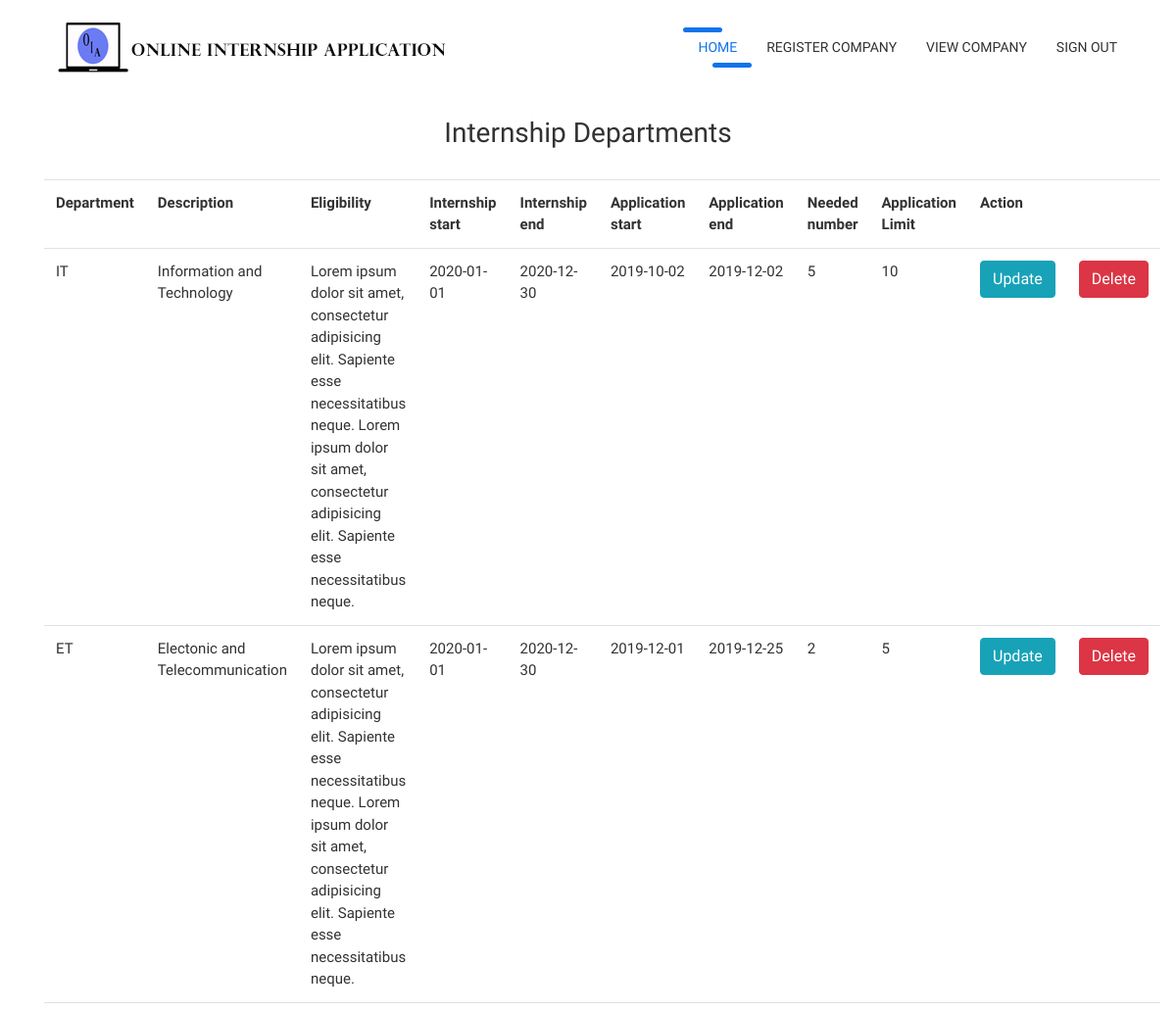
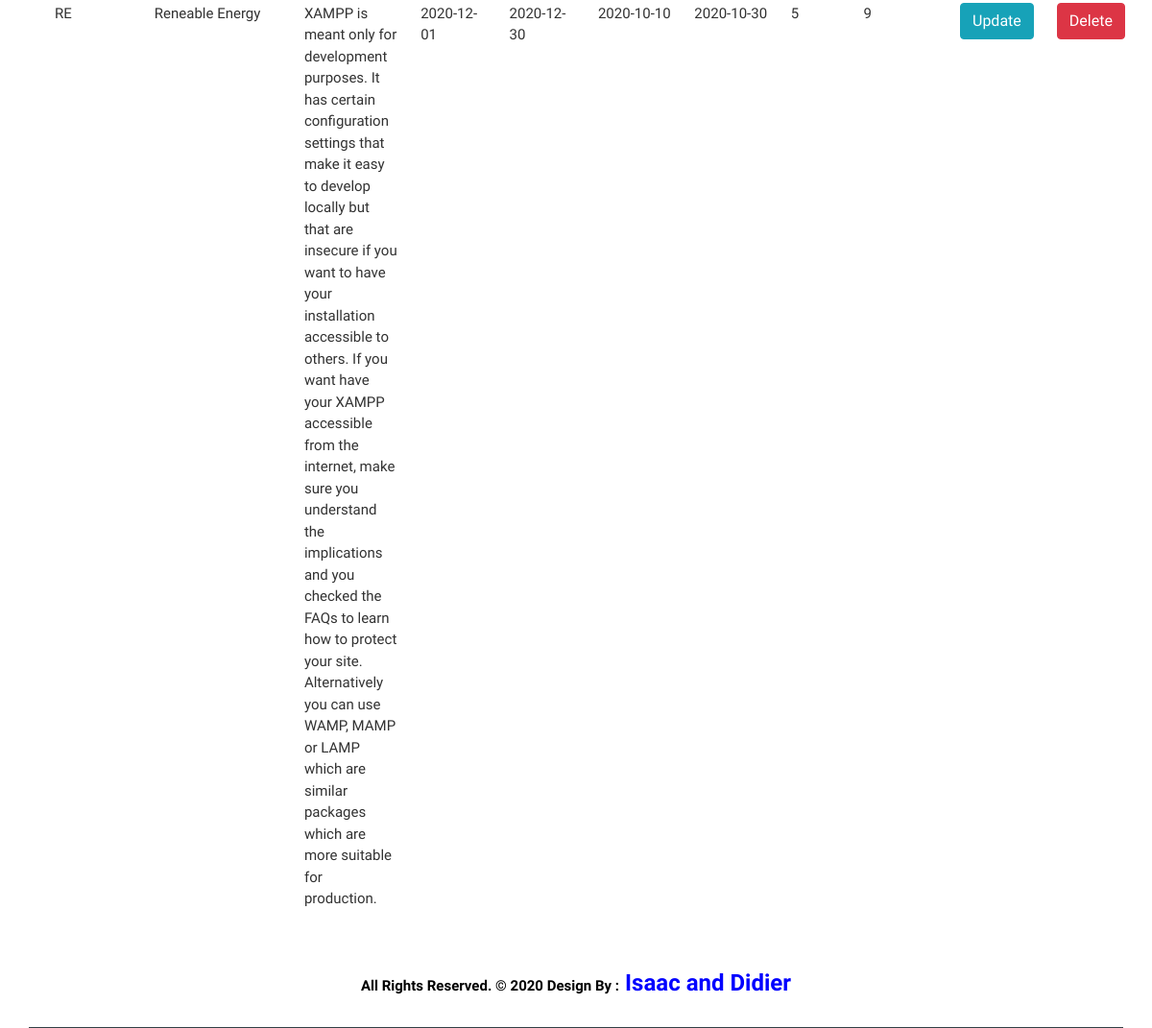
The page /companyDetail_admin.php?company_id=10 on the database as committed earlier (2 pictures, top to bottom).
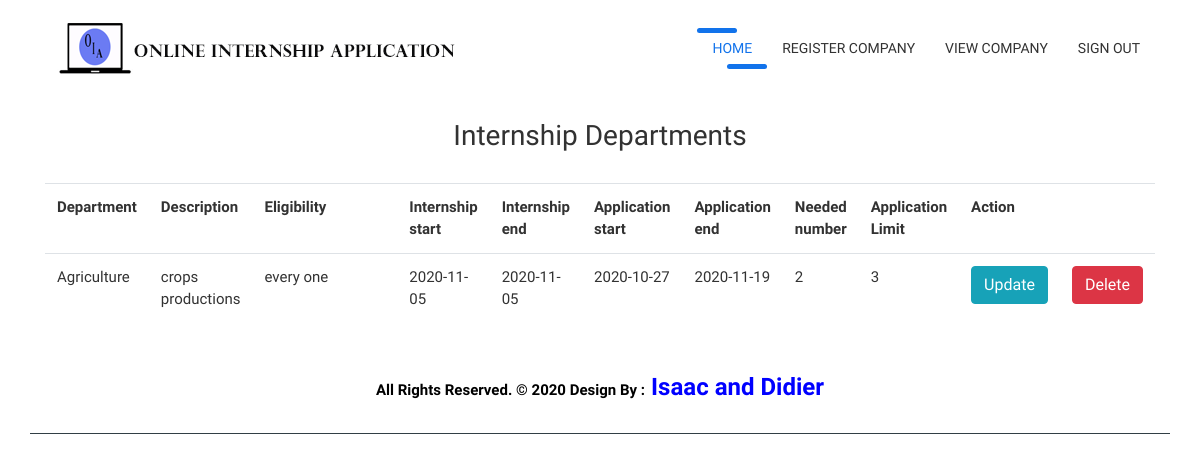
The same page on the database as committed later.
### tables this page shows
CREATE TABLE `company_internship` (
  `internship_id` int NOT NULL AUTO_INCREMENT,
  `department_name` varchar(50) NOT NULL,
  `description` varchar(200) NOT NULL,
  `eligibility` varchar(500) NOT NULL,
  `start` date NOT NULL,
  `end` date NOT NULL,
  `needed_number` int NOT NULL,
  `application_start` date NOT NULL,
  `application_end` date NOT NULL,
  `application_limit` int NOT NULL,
  `company_id` int NOT NULL,
  `status` enum('pending','open','closed','deleted') DEFAULT 'pending',
  `regdate` datetime DEFAULT CURRENT_TIMESTAMP,
  PRIMARY KEY (`internship_id`),
  KEY `company_id` (`company_id`),
  CONSTRAINT `company_internship_ibfk_1` FOREIGN KEY (`company_id`) REFERENCES `company` (`company_id`) ON DELETE RESTRICT ON UPDATE RESTRICT
);

### companyDetail_admin.php (the view, shortened to what this page needs)
<!DOCTYPE html>
<html lang="en">
<head>
<head>
	<link href="Bootstrap/bootstrap/css/bootstrap.min.css" rel="stylesheet">
	<link href="css/all.css" rel="stylesheet">
	<link href="css/owl.carousel.min.css" rel="stylesheet">
	<link href="css/style.css" rel="stylesheet">
</head>
<body>
<div class="wrapper-main">
    <nav class="navbar navbar-expand-lg navbar-dark bg-light top-nav">
        <div class="container">
            <a class="navbar-brand" href="index.php">
				<img src="images/logo1.png" alt="logo" />
            </a>
            <div class="collapse navbar-collapse" id="navbarResponsive">
				<ul class="navbar-nav ml-auto">
					<li class="nav-item">
						<a class="nav-link  active" href="index_admin.php">Home</a>
					</li>
					<li class="nav-item">
						<a class="nav-link" href="companyRegister_admin.php">Register Company</a>
					</li>
					<li class="nav-item">
            <a class="nav-link" href="companyView_admin.php">View Company</a>
          </li>
					<li class="nav-item">
						<a class="nav-link" href="signin.php">Sign Out</a>
					</li>
				</ul>
            </div>
        </div>
    </nav>
    <div class="container">
			    	<br><center>
			    			<h3>
			    			Internship Departments
			    			</h3>
			    		</center>
			    	<br>
<?php
$con=mysqli_connect("localhost","root","","internship");
$company_id=$_GET['company_id'];
$a="select company.company_id,company.name,company_internship.internship_id,company_internship.department_name,company_internship.description,company_internship.eligibility,company_internship.start,company_internship.end,company_internship.needed_number,company_internship.application_start,company_internship.application_end,application_limit,company_internship.company_id,company_internship.status,company_internship.regdate from company,company_internship where company.company_id=company_internship.company_id and company_internship.company_id='$company_id'";
$b=mysqli_query($con,$a);
echo "<table  class='table' style='width:auto;'><tr class='danger'><th>Department</th><th>Description</th><th>Eligibility</th><th>Internship start</th><th>Internship end</th><th>Application start</th><th>Application end</th><th>Needed number</th><th>Application Limit</th><th>Action<th></tr>";
while($row=mysqli_fetch_array($b))
{
echo "<tr><td>".$row['department_name']."</td><td>".$row['description']."</td><td width='300px'>".$row['eligibility']."</td><td>".$row['start']."</td><td>".$row['end']."</td><td>".$row['application_start']."</td><td>".$row['application_end']."</td><td>".$row['needed_number']."</td><td>".$row['application_limit']."</td><td><a href='updatedepartment.php?internship_id=".$row['internship_id']."' class='btn btn-info' role='button'>Update</a></td><td><a href='deletedepartment.php?internship_id=".$row['internship_id']."' class='btn btn-danger' role='button'>Delete</a></td></tr>";
}
echo "</table>";
?>
		</div>
	</div>
    <footer class="container-fluid text-center">
    	<div class="container bottom_border">
    		<div class="container">
    			<p class="copyright text-center" style="color: black;"><b>All Rights Reserved. &copy; 2020 Design By :<font color="blue" size="5"> Isaac and Didier</font></b></p>
    		</div>
  		</div>
	</footer>
</body>
</html>

Rows that differ between the two databases and show on the page:
removed company_internship: department_name "IT", description "Information and Technology", eligibility "Lorem ipsum dolor sit amet, consectetur adipisicing elit. Sapiente esse necessitatibus neque. Lorem ipsum dolor sit amet, consectetur adipisicing elit. Sapiente esse necessitatibus neque.", start "2020-01-01", end "2020-12-30", application_start "2019-10-02", application_end "2019-12-02", needed_number "5", application_limit "10"
removed company_internship: department_name "ET", description "Electonic and Telecommunication", eligibility "Lorem ipsum dolor sit amet, consectetur adipisicing elit. Sapiente esse necessitatibus neque. Lorem ipsum dolor sit amet, consectetur adipisicing elit. Sapiente esse necessitatibus neque.", start "2020-01-01", end "2020-12-30", application_start "2019-12-01", application_end "2019-12-25", needed_number "2", application_limit "5"
removed company_internship: department_name "RE", description "Reneable Energy", eligibility "XAMPP is meant only for development purposes. It has certain configuration settings that make it easy to develop locally but that are insecure if you want to have your installation accessible to others. If you want have your XAMPP accessible from the internet, make sure you understand the implications and you checked the FAQs to learn how to protect your site. Alternatively you can use WAMP, MAMP or LAMP which are similar packages which are more suitable for production.", start "2020-12-01", end "2020-12-30", application_start "2020-10-10", application_end "2020-10-30", needed_number "5", application_limit "9"
added company_internship: department_name "Agriculture", description "crops productions", eligibility "every one", start "2020-11-05", end "2020-11-05", application_start "2020-10-27", application_end "2020-11-19", needed_number "2", application_limit "3"
